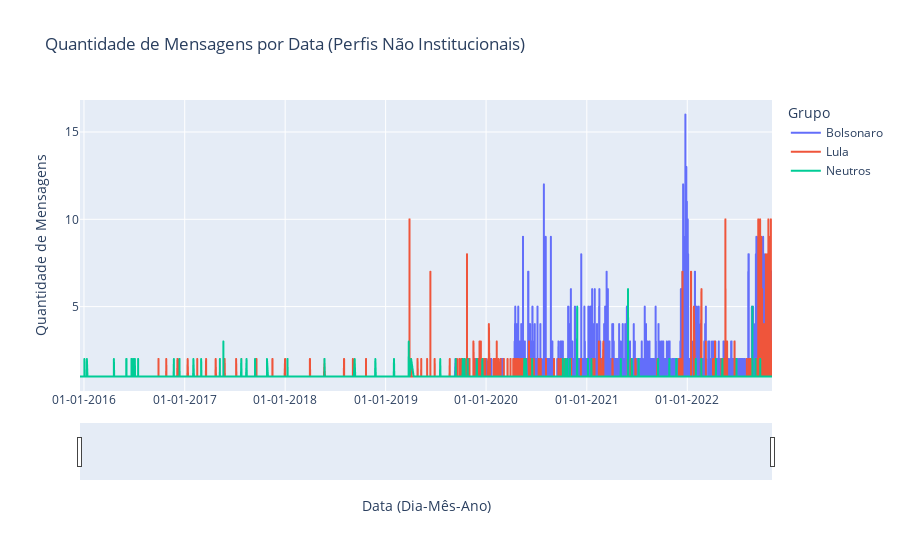

Source (notebook cell):
### Code cell
# Criar o gráfico de linhas
fig2 = px.line(df_mensagens_por_data,
              x='data',
              y='Quantidade de Mensagens',
              color='Grupo',
              labels={
                  "data": "Data",
                  "Quantidade de Mensagens": "Quantidade de Mensagens"
              },
              title='Quantidade de Mensagens por Data (Perfis Não Institucionais)')

# Ajustar a exibição inicial e adicionar funcionalidades de zoom e rolagem
fig2.update_layout(
    xaxis=dict(
        title='Data (Dia-Mês-Ano)',
        rangeslider=dict(
            visible=True,
            range=[df_mensagens_por_data['data'].min(), df_mensagens_por_data['data'].max()]  # Habilitar rolagem para o restante do período
        ),
        tickformat='%d-%m-%Y',  # Formato da data
    ),
    yaxis=dict(
        title='Quantidade de Mensagens'
    ),
    dragmode='zoom',  # Habilitar o modo de zoom
    hovermode='x unified'  # Exibir a informação da quantidade de mensagens ao passar o mouse
)

# Exibir o gráfico
fig2.show()

### Figure 1 — Plotly figure (JSON) as saved in the notebook; plotly's stock layout.template omitted (floating-point values rounded to 4 significant figures; data arrays with more than 128 entries replaced by an {"elided": "..."} marker saying what was removed)
{"data": [{"hovertemplate": "Grupo=Bolsonaro<br>Data=%{x}<br>Quantidade de Mensagens=%{y}<extra></extra>", "legendgroup": "Bolsonaro", "line": {"color": "#636efa", "dash": "solid"}, "marker": {"symbol": "circle"}, "mode": "lines", "name": "Bolsonaro", "showlegend": true, "type": "scattergl", "x": {"elided": "28915 str values"}, "xaxis": "x", "y": {"elided": "28915 int values"}, "yaxis": "y"}, {"hovertemplate": "Grupo=Lula<br>Data=%{x}<br>Quantidade de Mensagens=%{y}<extra></extra>", "legendgroup": "Lula", "line": {"color": "#EF553B", "dash": "solid"}, "marker": {"symbol": "circle"}, "mode": "lines", "name": "Lula", "showlegend": true, "type": "scattergl", "x": {"elided": "9879 str values"}, "xaxis": "x", "y": {"elided": "9879 int values"}, "yaxis": "y"}, {"hovertemplate": "Grupo=Neutros<br>Data=%{x}<br>Quantidade de Mensagens=%{y}<extra></extra>", "legendgroup": "Neutros", "line": {"color": "#00cc96", "dash": "solid"}, "marker": {"symbol": "circle"}, "mode": "lines", "name": "Neutros", "showlegend": true, "type": "scattergl", "x": {"elided": "3582 str values"}, "xaxis": "x", "y": {"elided": "3582 int values"}, "yaxis": "y"}], "layout": {"dragmode": "zoom", "hovermode": "x unified", "legend": {"title": {"text": "Grupo"}, "tracegroupgap": 0}, "title": {"text": "Quantidade de Mensagens por Data (Perfis Não Institucionais)"}, "xaxis": {"anchor": "y", "domain": [0, 1], "rangeslider": {"range": ["2015-12-17T13:06:29", "2022-11-04T21:13:01"], "visible": true}, "tickformat": "%d-%m-%Y", "title": {"text": "Data (Dia-Mês-Ano)"}}, "yaxis": {"anchor": "x", "domain": [0, 1], "title": {"text": "Quantidade de Mensagens"}}}}
